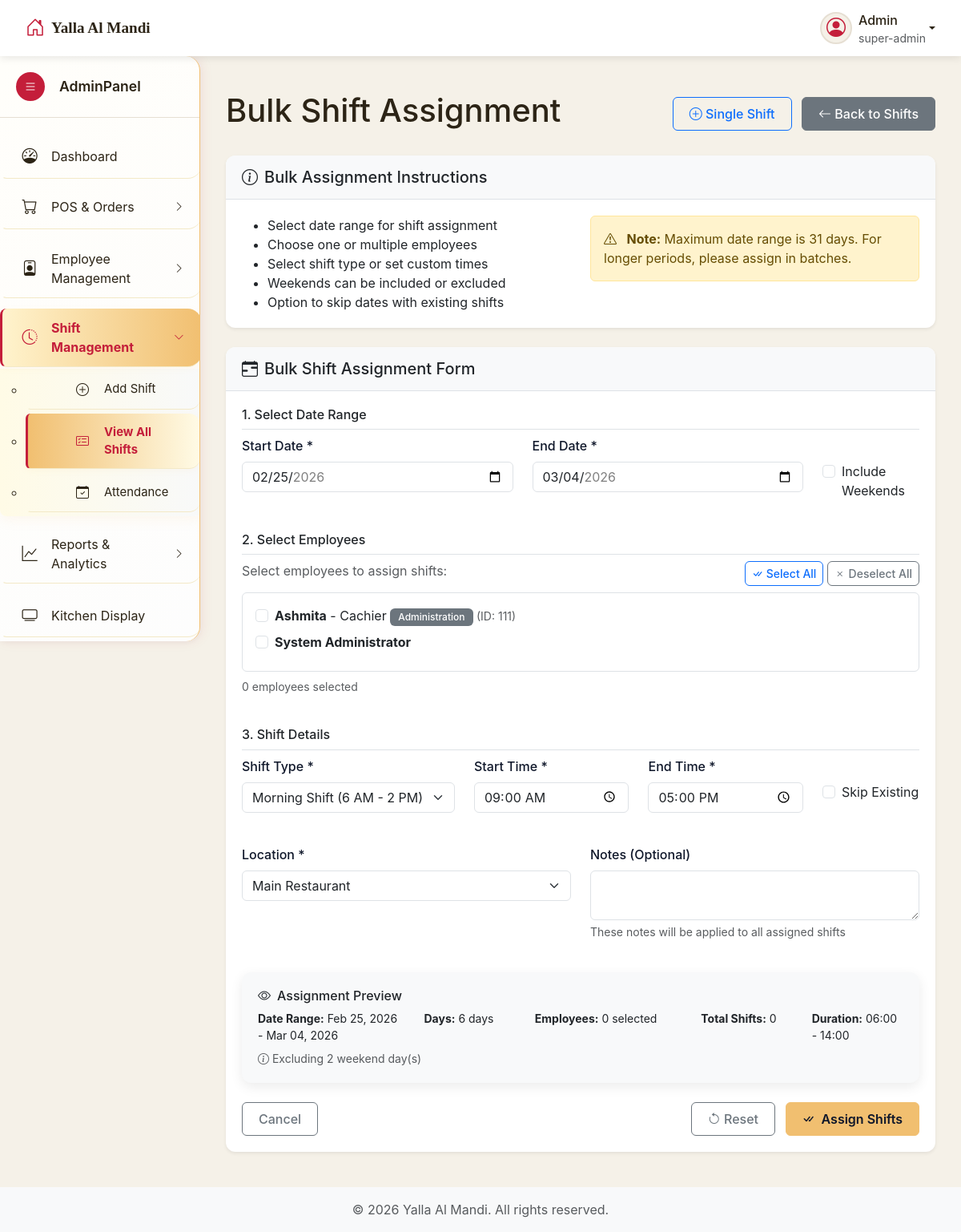
Page /admin/shifts.php?source=bulk_assign (signed in) on the committed database.
### tables this page shows
CREATE TABLE `users` (
  `id` int NOT NULL,
  `username` varchar(50) NOT NULL,
  `employee_id` varchar(50) DEFAULT NULL,
  `email` varchar(100) NOT NULL,
  `password_hash` varchar(255) NOT NULL,
  `full_name` varchar(100) DEFAULT NULL,
  `phone` varchar(20) DEFAULT NULL,
  `role` enum('customer','admin','super-admin','employee') DEFAULT 'customer',
  `is_active` tinyint(1) DEFAULT '1',
  `created_at` timestamp NOT NULL DEFAULT CURRENT_TIMESTAMP,
  `updated_at` timestamp NOT NULL DEFAULT CURRENT_TIMESTAMP ON UPDATE CURRENT_TIMESTAMP,
  `last_login` timestamp NULL DEFAULT NULL,
  `reset_token` varchar(255) DEFAULT NULL,
  `reset_token_expiry` timestamp NULL DEFAULT NULL,
  `address` text,
  `preferred_branch` int DEFAULT '1',
  `loyalty_points` int DEFAULT '0',
  `last_order_date` date DEFAULT NULL,
  `position` varchar(100) DEFAULT NULL,
  `department` varchar(100) DEFAULT NULL,
  `salary` decimal(10,2) DEFAULT '0.00',
  `hire_date` date DEFAULT NULL
);

### admin/includes/bulk_assign_shifts.php (the view, shortened to what the rows shown need)
<?php
$selected_employees = $_GET['employees'] ?? [];
$employees_query = "SELECT id, full_name, employee_id, position, department
                   FROM users
                   WHERE role IN ('employee', 'admin') AND is_active = 1
                   ORDER BY full_name";
$employees_result = $connection->query($employees_query);
?>
<div class="main-content" id="mainContent">
    <div class="container-fluid">
        <div class="d-flex justify-content-between align-items-center mb-4">
            <h1 class="page-title">Bulk Shift Assignment</h1>
        </div>
        <div class="card shadow-sm">
            <div class="card-body">
                <form method="POST" action="" id="bulkShiftForm">
                    <div class="row mb-4">
                        <div class="col-12">
                            <div class="mb-3">
                                <div class="employee-list border rounded p-3" style="max-height: 300px; overflow-y: auto;">
                                    <?php if ($employees_result && $employees_result->num_rows > 0): ?>
                                        <?php while ($emp = $employees_result->fetch_assoc()): ?>
                                            <div class="form-check mb-2">
                                                <input class="form-check-input employee-checkbox"
                                                       type="checkbox"
                                                       name="employees[]"
                                                       value="<?php echo $emp['id']; ?>"
                                                       id="emp_<?php echo $emp['id']; ?>"
                                                       <?php echo in_array($emp['id'], (array)$selected_employees) ? 'checked' : ''; ?>>
                                                <label class="form-check-label" for="emp_<?php echo $emp['id']; ?>">
                                                    <strong><?php echo htmlspecialchars($emp['full_name']); ?></strong>
                                                    <?php if ($emp['position']): ?>
                                                        - <?php echo htmlspecialchars($emp['position']); ?>
                                                    <?php endif; ?>
                                                    <?php if ($emp['department']): ?>
                                                        <span class="badge bg-secondary"><?php echo htmlspecialchars($emp['department']); ?></span>
                                                    <?php endif; ?>
                                                    <?php if ($emp['employee_id']): ?>
                                                        <small class="text-muted">(ID: <?php echo htmlspecialchars($emp['employee_id']); ?>)</small>
                                                    <?php endif; ?>
                                                </label>
                                            </div>
                                        <?php endwhile; ?>
                                    <?php endif; ?>
                                </div>
                            </div>
                        </div>
                    </div>
                </form>
            </div>
        </div>
    </div>
</div>

### rows in the picture
users: full_name "Ashmita", position "Cachier", department "Administration", employee "111"
users: full_name "System Administrator"

### other values in the picture
$current_user['username'] "Admin"
$_SESSION['role'] "super-admin"
date('M d, Y', $start_timestamp) "Feb 25, 2026"
date('M d, Y', $end_timestamp) "Mar 04, 2026"
$days_count "6"
$employee_count "0"
$total_shifts "0"
$display_start "06:00"
$display_end "14:00"
$weekend_days "2"
